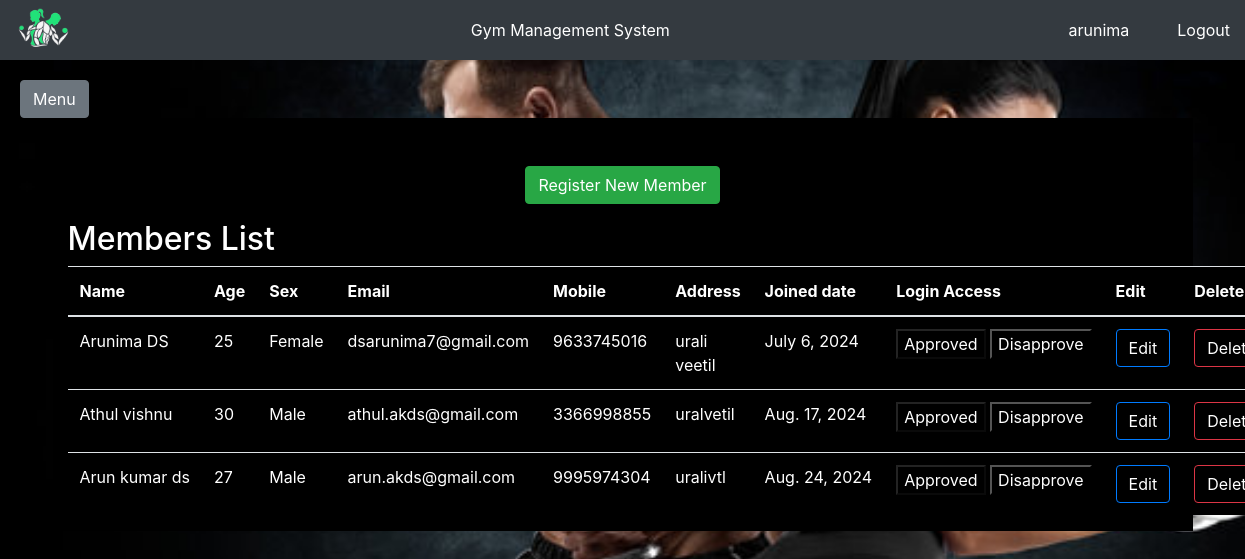
Before: /members_list/ (signed in) with the older database file.
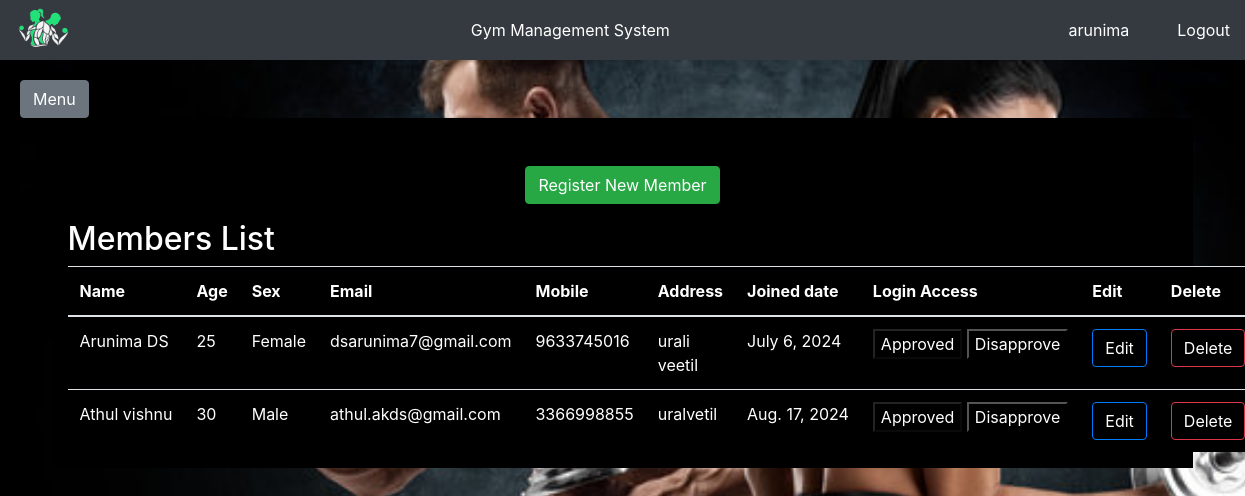
After: the same page with the newer database file.
### registration/models.py (models this page shows, shortened)
class Registers(models.Model):
    SEX_CHOICES = [
        ('Male', 'Male'),
        ('Female', 'Female'),
        ('Other', 'Other'),
    ]
    user = models.OneToOneField(User, on_delete=models.CASCADE)
    first_name = models.CharField(max_length=100)
    last_name = models.CharField(max_length=100)
    sex = models.CharField(max_length=10, choices=SEX_CHOICES)
    age = models.PositiveIntegerField()
    email = models.EmailField(unique=True)
    mobile_number = models.CharField(max_length=15)
    address = models.TextField()
    join_date = models.DateField(null=True, blank=True)
    class Meta:
        db_table='registers'

### registration/views.py (the view)
# urls.py: path('members_list/', members_list, name='members_list'),
@login_required
def members_list(request):
    members=Registers.objects.all()
    return render(request,'registration/member_list.html',{'members':members})

### main/templates/registration/member_list.html (shortened to what this page needs)
{% extends "base.html" %} {% block content %}
<div class="container white-text half-opacity-bg">
  <div class="row justify-content-center">
    <div class="col-12 mt-5 text-center mb-3">
      <button
        type="button"
        class="btn btn-success white-text"
        onclick="window.location.href = '/register/'"
      >
        Register New Member
      </button>
    </div>
  </div>
  <div class="row justify-content-center">
    <div class="col-md-12">
      <h2 class="white-text">Members List</h2>
      <table class="table table-striped white-text half-opacity-bg">
        <thead class="white-text">
          <tr class="white-text">
            <th scope="col" class="white-text">Name</th>
            <th scope="col" class="white-text">Age</th>
            <th scope="col" class="white-text">Sex</th>
            <th scope="col" class="white-text">Email</th>
            <th scope="col" class="white-text">Mobile</th>
            <th scope="col" class="white-text">Address</th>
            <th scope="col" class="white-text">Joined date</th>
            <th class="text-nowrap white-text">Login Access</th>
            <th scope="col" class="white-text">Edit</th>
            <th scope="col" class="white-text">Delete</th>
          </tr>
        </thead>
        <tbody class="white-text">
          {% for member in members %}
          <tr class="white-text half-opacity-bg">
            <td class="text-nowrap white-text">
              {{member.first_name}} {{member.last_name}}
            </td>
            <td class="white-text">{{member.age}}</td>
            <td class="white-text">{{member.sex}}</td>
            <td class="white-text">{{member.email}}</td>
            <td class="white-text">{{member.mobile_number}}</td>
            <td class="white-text">{{member.address}}</td>
            <td class="text-nowrap white-text">{{member.join_date}}</td>
            <td class="text-nowrap white-text">
              <a href="{% url 'approve_member' member.id %}">
                <button {% if member.user.is_active %}disabled{% endif %} class="white-text half-opacity-bg">
                  {% if member.user.is_active %} Approved {% else %} Approve {% endif %}
                </button>
              </a>
              <a href="{% url 'disapprove_member' member.id %}">
                <button {% if not member.user.is_active %}disabled{% endif %} class="white-text half-opacity-bg">
                  {% if member.user.is_active %} Disapprove {% else %} Disapproved {% endif %}
                </button>
              </a>
            </td>
            <td>
              <button
                type="button"
                class="btn btn-primary white-text half-opacity-bg"
                onclick="fn_ConfirmEdit('/edit_member/{{member.id}}')"
              >
                Edit
              </button>
            </td>
            <td>
              <button
                type="button"
                class="btn btn-danger white-text half-opacity-bg"
                onclick="fn_ConfirmDelete('/delete_member/{{member.id}}')"
              >
                Delete
              </button>
            </td>
          </tr>
          {% endfor %}
        </tbody>
      </table>
    </div>
  </div>
</div>
{% endblock %}

Changed rows visible on the page:
removed Registers: first_name "Arun kumar", last_name "ds", age "27", sex "Male", email "arun.akds@gmail.com", mobile_number "9995974304", address "uralivtl", join_date "Aug. 24, 2024", shows "Approved", shows "Disapprove"
